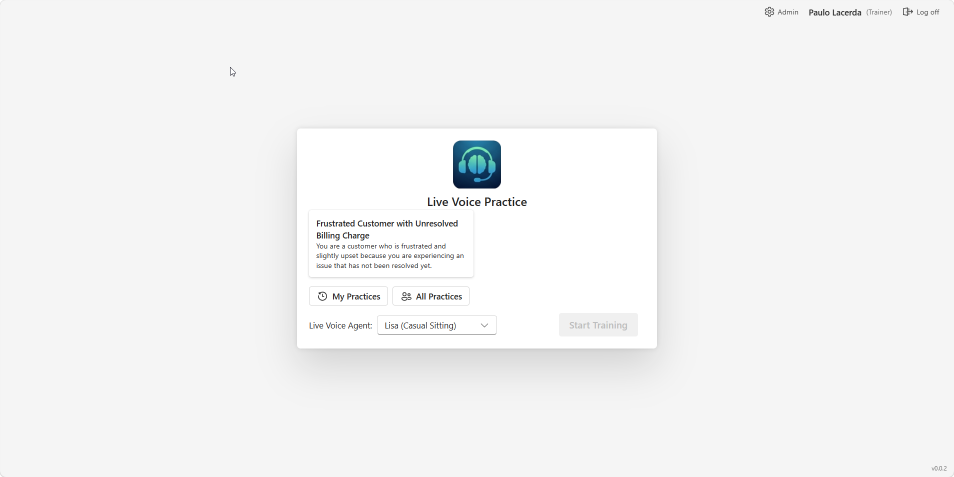
#> input picture docs/images/tour/01-pick-scenario.png, 1908 x 954 px (shown at 1/2 size)
$ python make_tour_gif.py
#> lines starting #> are read from the running program, lines starting #| are printed output that depends on the picture
"""Build a guided tour animated GIF from screenshots with caption overlays."""
from PIL import Image, ImageDraw, ImageFont, ImageFilter
from pathlib import Path

REPO = Path(__file__).resolve().parents[1]
SRC = REPO / "docs" / "images" / "tour"
OUT = SRC / "guided-tour.gif"

# Target frame size (downscale-friendly, GitHub-friendly)
W, H = 1100, 660
FRAME_MS = 4200  # per-slide duration

slides = [
    ("01-pick-scenario.png",
     "1. Pick a scenario",
     "Trainee reads the brief, picks a Live Voice Agent persona, and starts the session."),
    ("02-live-conversation.png",
     "2. Practice live",
     "The avatar speaks and listens in real time while the transcript builds on the right."),
    ("03-overall-score.png",
     "3. See the score",
     "A rubric-driven Performance Assessment opens with an overall score and pass / fail."),
    ("04-recommendations.png",
     "4. Drill into feedback",
     "Recommendations highlight the weakest criteria with evidence quoted from the conversation."),
    ("05-trainer-stats.png",
     "5. Trainer dashboard",
     "Admin stats show practices over time, average score, pass rate, and drop-off by scenario."),
    ("06-scenario-editor.png",
     "6. Author scenarios",
     "Trainers create or edit scenarios with the customer's role, background, and guidelines."),
]


def load_font(size: int) -> ImageFont.FreeTypeFont:
    for name in ("seguisb.ttf", "segoeui.ttf", "arialbd.ttf", "arial.ttf"):
        try:
            return ImageFont.truetype(name, size)
        except OSError:
            continue
    return ImageFont.load_default()


def wrap(draw: ImageDraw.ImageDraw, text: str, font: ImageFont.FreeTypeFont, max_w: int) -> list[str]:
    words = text.split()
    lines: list[str] = []
    cur = ""
    for w in words:
        candidate = f"{cur} {w}".strip()
        if draw.textlength(candidate, font=font) <= max_w:
            cur = candidate
        else:
            if cur:
                lines.append(cur)
            cur = w
    if cur:
        lines.append(cur)
    return lines


def build_frame(image_path: Path, title: str, caption: str) -> Image.Image:
#> called with title = '1. Pick a scenario'
    img = Image.open(image_path).convert("RGB")
    # Fit into frame with letterboxing (cover the canvas with a blurred bg)
    bg = img.copy().resize((W, H)).filter(ImageFilter.GaussianBlur(25))
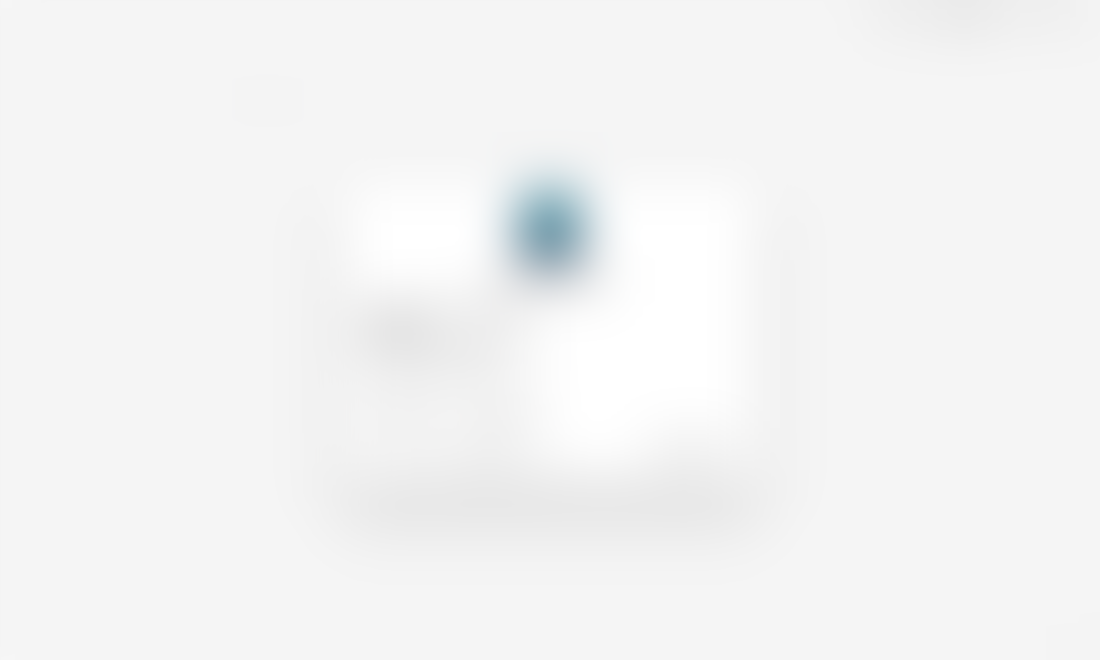
#> bg: PIL image 1100x660 RGB; mean R, G, B 243.7, 244, 244.1
    bg = bg.point(lambda p: int(p * 0.55))  # darken
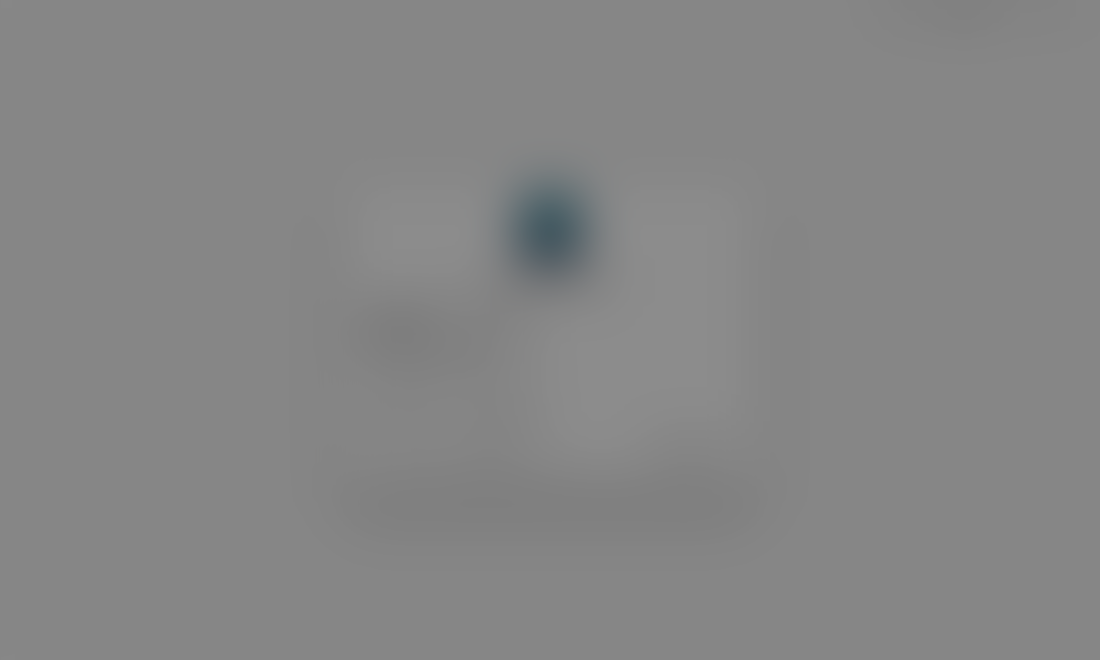
#> bg: PIL image 1100x660 RGB; mean R, G, B 133.4, 133.6, 133.6

    iw, ih = img.size
#> iw = 1908; ih = 954
    scale = min((W - 80) / iw, (H - 80) / ih)
#> scale = 0.535
    nw, nh = int(iw * scale), int(ih * scale)
#> nw = 1020; nh = 510
    fg = img.resize((nw, nh), Image.LANCZOS)
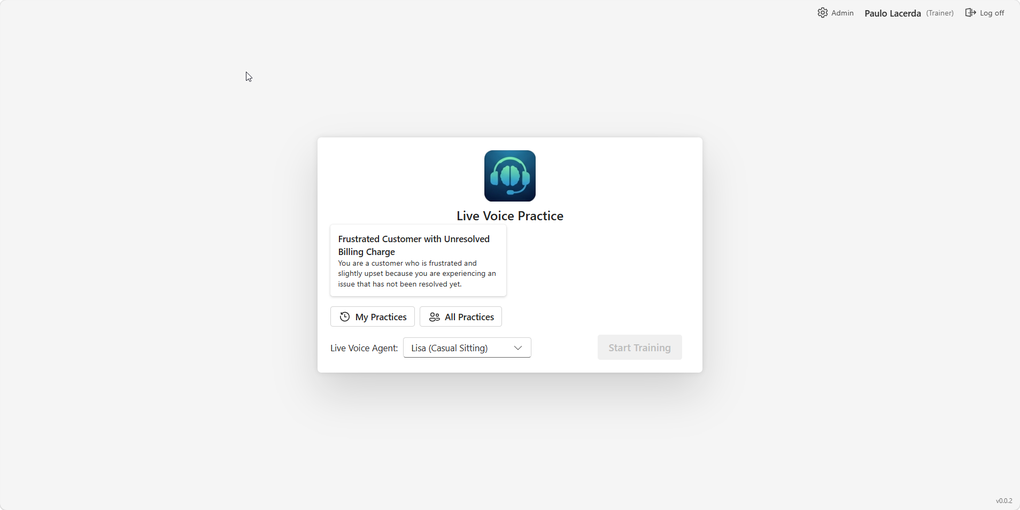
#> fg: PIL image 1020x510 RGB; mean R, G, B 243.6, 243.9, 244
    canvas = bg.copy()
    canvas.paste(fg, ((W - nw) // 2, (H - nh) // 2))
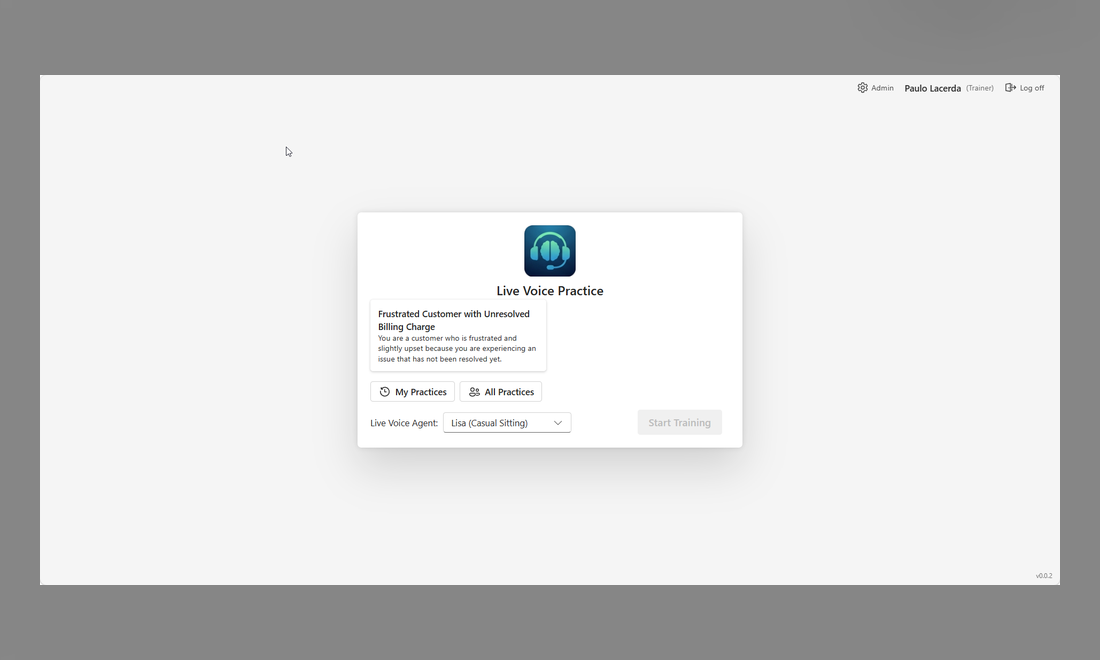
#> canvas: PIL image 1100x660 RGB; mean R, G, B 212.5, 212.7, 212.8

    # Bottom caption bar — light translucent gray over the image
    title_font = load_font(28)
    body_font = load_font(19)
    tmp_draw = ImageDraw.Draw(canvas)
    body_lines = wrap(tmp_draw, caption, body_font, W - 80)
#> body_lines = 1 item
    line_h = 24
    bar_h = 14 + 32 + 4 + line_h * len(body_lines) + 12
#> bar_h = 86

    overlay = Image.new("RGBA", (W, bar_h), (235, 238, 245, 140))
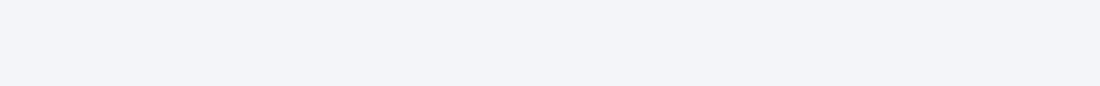
#> overlay: PIL image 1100x86 RGBA; mean R, G, B, A 235, 238, 245, 140; transparent parts drawn white
    canvas.paste(overlay, (0, H - bar_h), overlay)
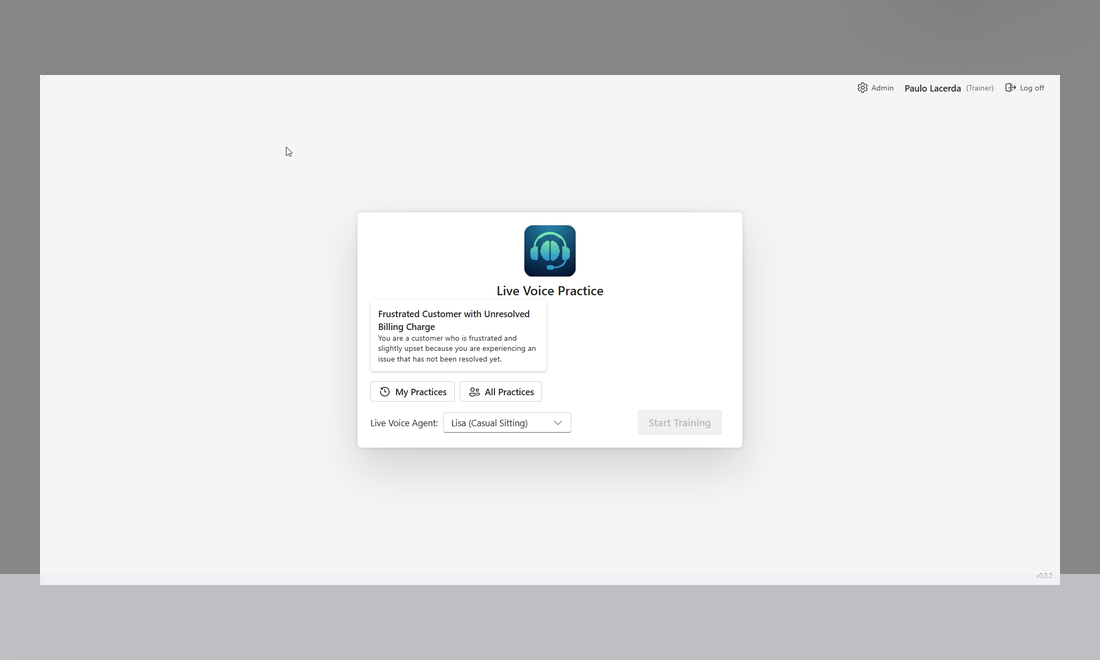
#> canvas: PIL image 1100x660 RGB; mean R, G, B 218.7, 219.2, 219.8

    draw = ImageDraw.Draw(canvas, "RGBA")
    y = H - bar_h + 12
#> y = 586
    draw.text((40, y), title, font=title_font, fill=(20, 28, 42, 255))
    y += 34
#> y = 620
    for line in body_lines:
        draw.text((40, y), line, font=body_font, fill=(45, 55, 72, 255))
        y += line_h
#> this loop made 1 pass
#> y on pass 1: 644
#> after the loop, y = 644

    # Step indicator dots (top-right)
    return canvas


def add_dots(frame: Image.Image, active: int) -> Image.Image:
    draw = ImageDraw.Draw(frame, "RGBA")
    n = len(slides)
    dot_r = 6
    gap = 14
    total_w = n * (dot_r * 2) + (n - 1) * gap
    x0 = W - 30 - total_w
    y = 24
    for i in range(n):
        cx = x0 + i * (dot_r * 2 + gap) + dot_r
        color = (255, 255, 255, 240) if i == active else (255, 255, 255, 90)
        draw.ellipse((cx - dot_r, y - dot_r, cx + dot_r, y + dot_r), fill=color)
    return frame


def main() -> None:
    frames = []
    for i, (fname, title, caption) in enumerate(slides):
        f = build_frame(SRC / fname, title, caption)
        f = add_dots(f, i)
        # Quantize to palette for smaller GIF
        frames.append(f.convert("P", palette=Image.ADAPTIVE, colors=192))
#> pass 2 of the loop in main, `for i, (fname, title, caption) in enumerate(slides):`:
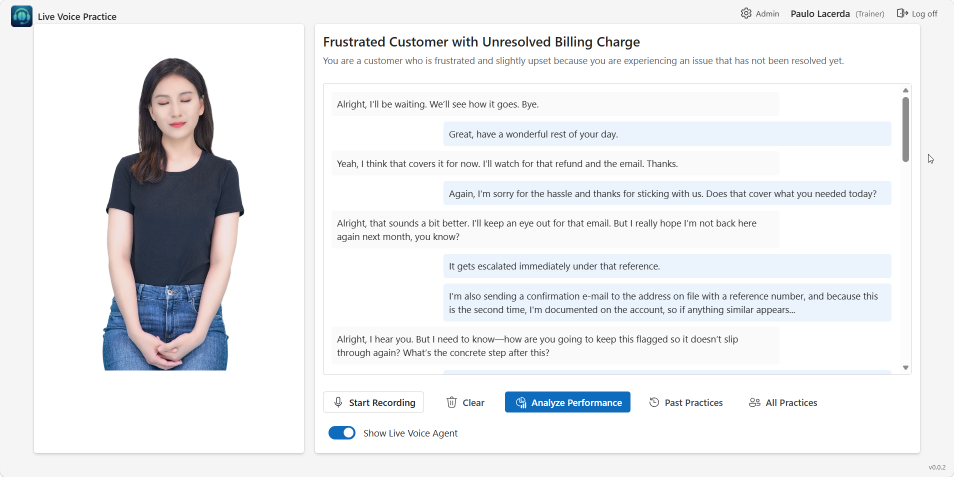
#> input picture docs/images/tour/02-live-conversation.png, 1908 x 954 px (shown at 1/2 size)
#> in build_frame (call 2), `bg = bg.point(lambda p: int(p * 0.55))`:
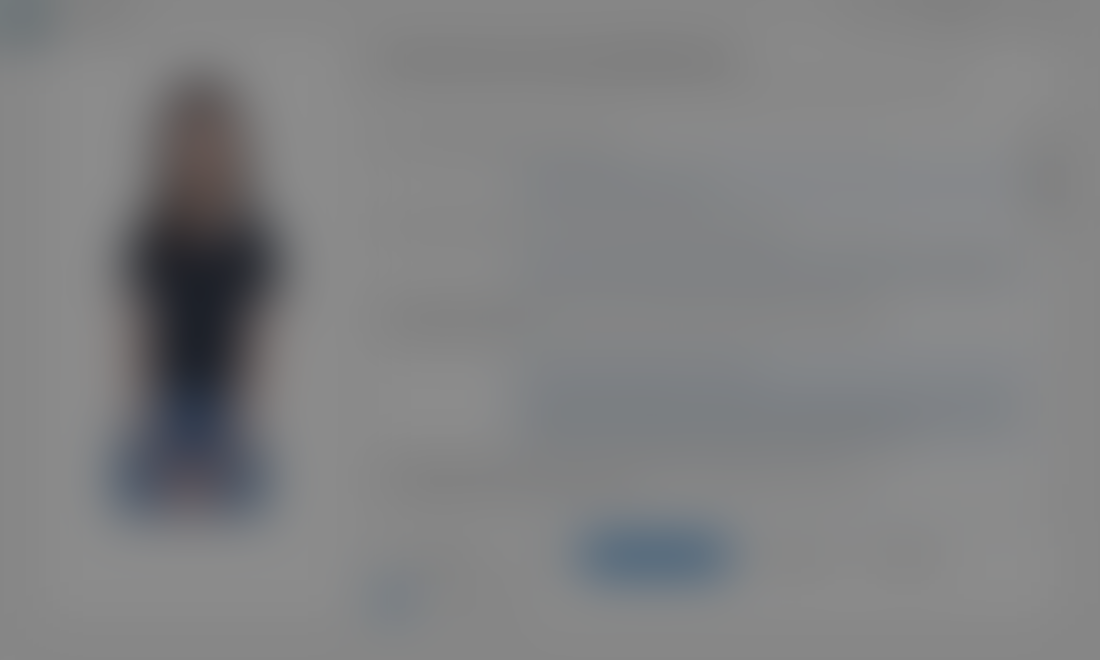
#> bg: PIL image 1100x660 RGB; mean R, G, B 128.3, 129.1, 130.4
#> in build_frame (call 2), `canvas.paste(overlay, (0, H - bar_h), overlay)`:
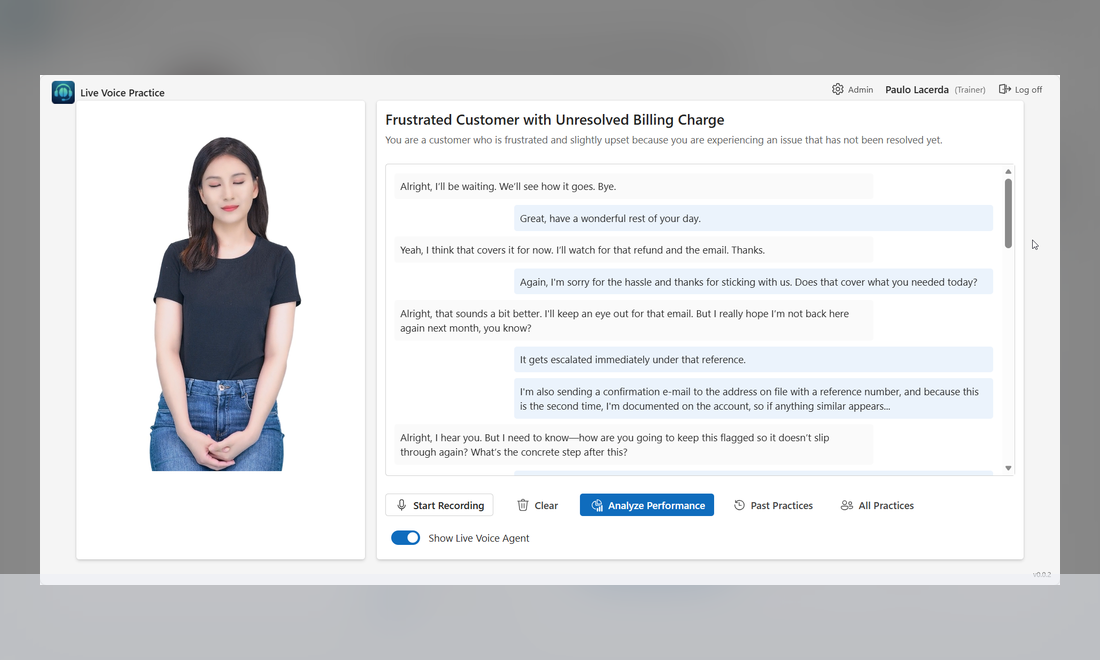
#> canvas: PIL image 1100x660 RGB; mean R, G, B 211.9, 213.1, 215.3
#> in build_frame (call 2), `y = H - bar_h + 12`: y = 586
#> in build_frame (call 2), `y += 34`: y = 620
#> the loop in build_frame (call 2), `for line in body_lines:` made 1 pass
#> after the loop in build_frame (call 2), `for line in body_lines:`: y = 644
#> pass 3 of the loop in main, `for i, (fname, title, caption) in enumerate(slides):`:
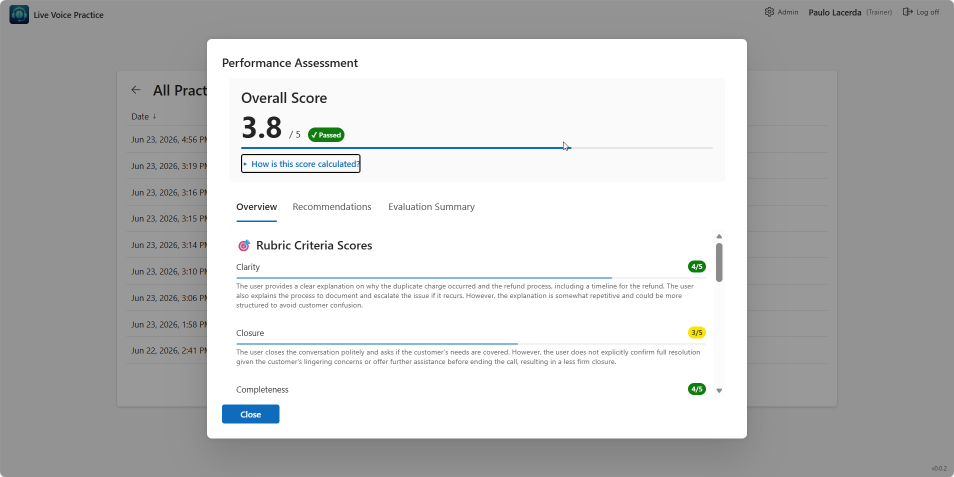
#> input picture docs/images/tour/03-overall-score.png, 1908 x 954 px (shown at 1/2 size)
#> in build_frame (call 3), `bg = bg.point(lambda p: int(p * 0.55))`:
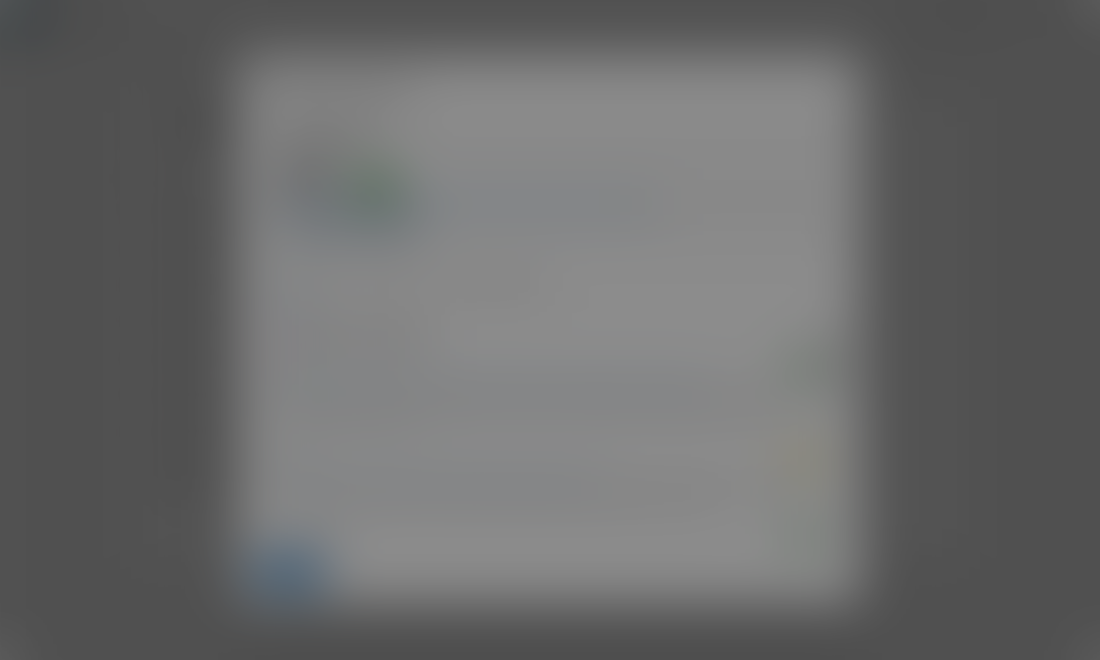
#> bg: PIL image 1100x660 RGB; mean R, G, B 105.8, 106.2, 106.3
#> in build_frame (call 3), `canvas.paste(overlay, (0, H - bar_h), overlay)`:
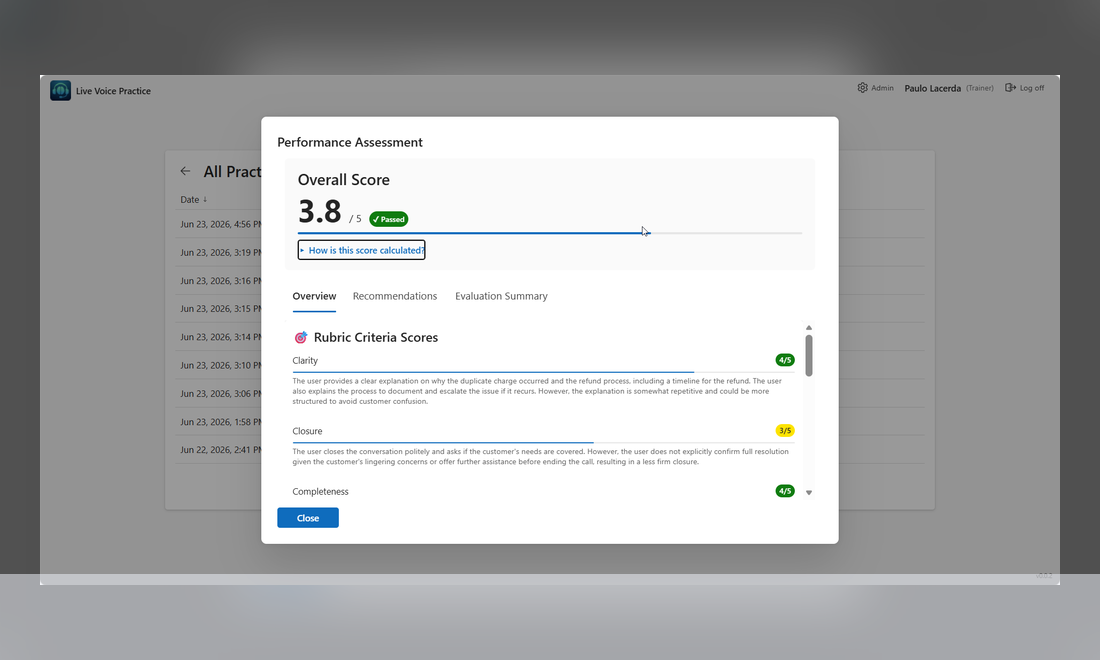
#> canvas: PIL image 1100x660 RGB; mean R, G, B 173.1, 173.9, 174.6
#> in build_frame (call 3), `y = H - bar_h + 12`: y = 586
#> in build_frame (call 3), `y += 34`: y = 620
#> the loop in build_frame (call 3), `for line in body_lines:` made 1 pass
#> after the loop in build_frame (call 3), `for line in body_lines:`: y = 644
#> the loop made 6 passes; the first 3 are shown

    frames[0].save(
        OUT,
        save_all=True,
        append_images=frames[1:],
        duration=FRAME_MS,
        loop=0,
        optimize=True,
        disposal=2,
    )
    print(f"Wrote {OUT} ({OUT.stat().st_size // 1024} KB)")


if __name__ == "__main__":
#> (the run stopped early here; a loop or call above may not have finished)
